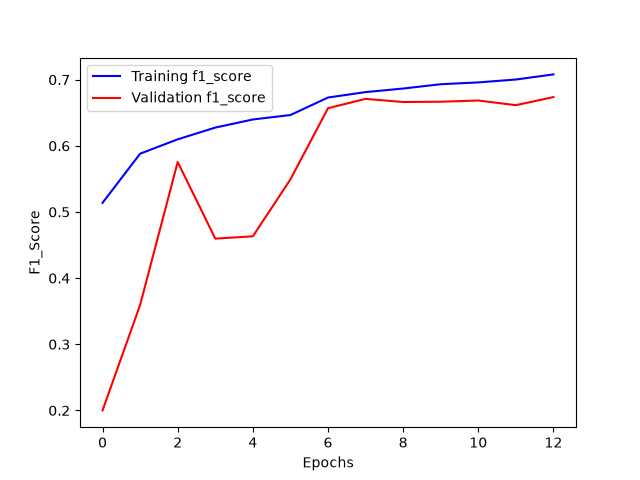

Write the Python code that produced this figure.
# %%
# Pour la manipulation de tableaux
import numpy as np

# Imports nécessaires pour construire un modèle CNN avec l'API fonctionnelle de Keras
from tensorflow.keras.layers import Input, Dense
from tensorflow.keras.models import Model,load_model
from tensorflow.keras.layers import Dropout 
from tensorflow.keras.layers import Flatten
from tensorflow.keras.layers import Conv2D 
from tensorflow.keras.layers import MaxPooling2D
from tensorflow.keras.layers import Rescaling
from tensorflow.keras.layers import BatchNormalization,GlobalAveragePooling2D
from tensorflow.keras.preprocessing import image_dataset_from_directory
from tensorflow.keras.regularizers import l2
from tensorflow.keras.optimizers import Adam
from sklearn.metrics import f1_score, accuracy_score, classification_report
from sklearn.utils.class_weight import compute_class_weight

# %%
# Hyperparamètres ajustables
l2_reg = 0.0001
dropout_1 = 0.3
dropout_2 = 0.1
learning_rate = 0.0013174

# Pour encoder les labels
from tensorflow.keras.utils import to_categorical 

# Pour évaluer les performances 
from sklearn import metrics

# Pour visualiser les performances
import matplotlib.pyplot as plt
from matplotlib import cm
import seaborn as sns
import keras



# %%
import tensorflow as tf
tf.config.list_physical_devices('GPU')

# %%
train_ds = image_dataset_from_directory(
    directory="../../../COVID-19_Radiography_Dataset_split_3classes/train_augmented/",                                 
    image_size=(299, 299),
    batch_size = 32,
    labels="inferred",
    shuffle=True,
    seed=42,
    color_mode='grayscale'
    
)

# %%
train_ds_not_augmented = image_dataset_from_directory(
    directory="../../../COVID-19_Radiography_Dataset_split_3classes/train/",                                 
    image_size=(299, 299),
    batch_size = 32,
    labels="inferred",
    shuffle=True,
    seed = 42,
    color_mode='grayscale'
    
)


# %%
val_ds = image_dataset_from_directory(
    directory="../../../COVID-19_Radiography_Dataset_split_3classes/validation/",                                 
    image_size=(299, 299),
    batch_size = 32,
    labels="inferred",
    seed = 42,
    shuffle=True,
    color_mode='grayscale'
)



# %%
test_ds = image_dataset_from_directory(
    directory="../../../COVID-19_Radiography_Dataset_split_3classes/test/",                                 
    image_size=(299, 299),
    batch_size = 32,
    labels="inferred",
    seed = 42,
    shuffle=True,
    color_mode='grayscale'
)

# à calculer sur les labels du train 
y_train_not_augmented = np.concatenate([labels for images, labels in train_ds_not_augmented], axis=0)
class_weights = compute_class_weight('balanced', classes=np.unique(y_train_not_augmented), y=y_train_not_augmented)
class_weight_dict = dict(enumerate(class_weights))


# %%
from tensorflow.keras.callbacks import Callback
from timeit import default_timer as timer

class TimingCallback(Callback):
    def __init__(self, logs={}):
        self.logs=[]
    def on_epoch_begin(self, epoch, logs={}):
        self.starttime = timer()
    def on_epoch_end(self, epoch, logs={}):
        self.logs.append(timer()-self.starttime)

@keras.saving.register_keras_serializable()
class SparseF1Score(tf.keras.metrics.F1Score):
    """F1Score de Keras adaptée aux labels sparses (entiers) plutôt que one-hot."""
    def __init__(self, num_classes, **kwargs):
        super().__init__(**kwargs)
        self.num_classes_ = num_classes

    def update_state(self, y_true, y_pred, sample_weight=None):
        y_true = tf.one_hot(tf.cast(tf.reshape(y_true, [-1]), tf.int32), depth=self.num_classes_)
        return super().update_state(y_true, y_pred, sample_weight)
    

# %%
from tensorflow.keras.callbacks import ReduceLROnPlateau, EarlyStopping

early_stopping = EarlyStopping(
    patience=5,
    min_delta=0.01,
    verbose=1,
    mode='max',
    monitor='val_f1_score')

reduce_learning_rate = ReduceLROnPlateau(
                                    monitor="val_f1_score",
                                    patience=3, # si val_f1_score stagne sur 3 epochs consécutives selon la valeur min_delta
                                    min_delta=0.01,
                                    factor=0.1,  # On réduit le learning rate d'un facteur 0.1
                                    cooldown=4,  # On attend 4 epochs avant de réitérer 
                                    mode='max',
                                    verbose=1)

time_callback = TimingCallback()

# %%
# Instanciation des couches
inputs = Input(shape=(299, 299, 1), name="Input")

normalization_layer=Rescaling(1./255)

#layer 1 à 3
layer1 = Conv2D(
    filters=32,
    kernel_size=(3, 3),
    padding='same',
    activation='relu',
    name='conv_layer1',
    kernel_regularizer=l2(l2_reg)
)

layer2=BatchNormalization(name="BatchNormalization1")

layer3 = MaxPooling2D(
    pool_size=(2, 2),
    name='max_pooling_layer1'
)
#layer 4 à 6
layer4 = Conv2D(
    filters=64,
    kernel_size=(3, 3),
    padding='same',
    activation='relu',
    name='conv_layer2',
    kernel_regularizer=l2(l2_reg)
)

layer5=BatchNormalization(name="BatchNormalization2")

layer6 = MaxPooling2D(
    pool_size=(2, 2),
    name='max_pooling_layer2'
)

#layer 7 à 9
layer7 = Conv2D(
    filters=128,
    kernel_size=(3, 3),
    padding='same',
    activation='relu',
    name='conv_layer3',
    kernel_regularizer=l2(l2_reg)
)

layer8=BatchNormalization(name="BatchNormalization3")

layer9 = MaxPooling2D(
    pool_size=(2, 2),
    name='max_pooling_layer3'
)

#layer 10 à 12
layer10 = Conv2D(
    filters=256,
    kernel_size=(3, 3),
    padding='same',
    activation='relu',
    name='conv_layer4',
    kernel_regularizer=l2(l2_reg)
)

layer11=BatchNormalization(name="BatchNormalization4")

layer12 = MaxPooling2D(
    pool_size=(2, 2),
    name='max_pooling_layer4'
)


#layer 14 à 18
layer13 = GlobalAveragePooling2D()
layer14 = Dropout(rate=dropout_1)

#layer15 = Flatten()

layer15 = Dense(
    units=128,
    activation='relu',
    name='dense_hidden_layer'
    
)

layer16 = Dropout(rate=dropout_2)

output_layer = Dense(
    units=4,
    activation='softmax',
    name='output_layer'
)


# %%
# Utilisation des couches
x= normalization_layer(inputs)
x = layer1(x)
x = layer2(x)
x = layer3(x)
x = layer4(x)
x = layer5(x)
x = layer6(x)
x = layer7(x)
x = layer8(x)
x = layer9(x)
x = layer10(x)
x = layer11(x)
x = layer12(x)
x = layer13(x)
x = layer14(x)
x = layer15(x)
x = layer16(x)



# Création du modèle
outputs = output_layer(x)
model = Model(inputs=inputs, outputs=outputs)

# %%

import keras
model.compile(loss='sparse_categorical_crossentropy', # fonction de perte
              optimizer=Adam(learning_rate=learning_rate),  # algorithme d'optimisation avec taux d'apprentissage ajusté
              metrics=[SparseF1Score(num_classes=4, average='macro', name='f1_score')])            # métrique d'évaluation

model_history = model.fit(train_ds,
                          validation_data=val_ds,
                          epochs=50,
                          callbacks = [reduce_learning_rate,
                                       early_stopping,
                                       time_callback],
#                          class_weight=class_weight_dict,  # <-- ajouté             
                          shuffle=False) 

model.save('cnn_256_3classes.keras')




# %%
# Labels des axes
plt.xlabel('Epochs')
plt.ylabel('F1_Score')

# Courbe de la précision sur l'échantillon d'entrainement
plt.plot(
         model_history.history['f1_score'],
         label='Training f1_score',
         color='blue')

# Courbe de la précision sur l'échantillon de test
plt.plot(
         model_history.history['val_f1_score'], 
         label='Validation f1_score',
         color='red')

# Affichage de la légende
plt.legend()



# Sauvegarde
plt.savefig('cnn_256_3classes.png')
np.save('cnn_256_3classes.npy',model_history.history)

# Affichage de la figure
plt.show()
